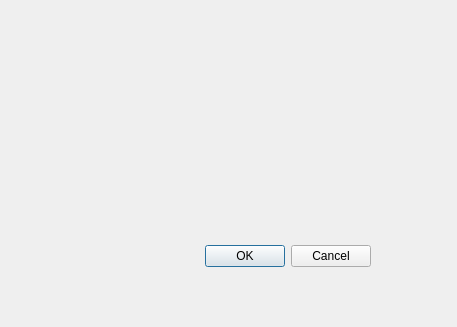
<?xml version="1.0" encoding="UTF-8"?>
<ui version="4.0">
 <class>settings</class>
 <widget class="QDialog" name="settings">
  <property name="geometry">
   <rect>
    <x>0</x>
    <y>0</y>
    <width>457</width>
    <height>327</height>
   </rect>
  </property>
  <property name="windowTitle">
   <string>Dialog</string>
  </property>
  <widget class="QDialogButtonBox" name="buttonBox">
   <property name="geometry">
    <rect>
     <x>30</x>
     <y>240</y>
     <width>341</width>
     <height>32</height>
    </rect>
   </property>
   <property name="orientation">
    <enum>Qt::Horizontal</enum>
   </property>
   <property name="standardButtons">
    <set>QDialogButtonBox::Cancel|QDialogButtonBox::Ok</set>
   </property>
  </widget>
 </widget>
 <resources/>
 <connections>
  <connection>
   <sender>buttonBox</sender>
   <signal>accepted()</signal>
   <receiver>settings</receiver>
   <slot>accept()</slot>
   <hints>
    <hint type="sourcelabel">
     <x>248</x>
     <y>254</y>
    </hint>
    <hint type="destinationlabel">
     <x>157</x>
     <y>274</y>
    </hint>
   </hints>
  </connection>
  <connection>
   <sender>buttonBox</sender>
   <signal>rejected()</signal>
   <receiver>settings</receiver>
   <slot>reject()</slot>
   <hints>
    <hint type="sourcelabel">
     <x>316</x>
     <y>260</y>
    </hint>
    <hint type="destinationlabel">
     <x>286</x>
     <y>274</y>
    </hint>
   </hints>
  </connection>
 </connections>
</ui>
